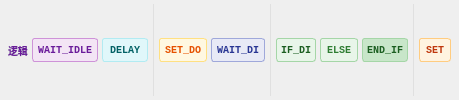
            <widget class="QFrame" name="progInstrBar2">
             <property name="minimumSize">
              <size>
               <width>0</width>
               <height>34</height>
              </size>
             </property>
             <property name="styleSheet">
              <string>QFrame#progInstrBar2{background:#ffffff;border:1px solid #d0d5dd;border-radius:6px;}</string>
             </property>
             <layout class="QHBoxLayout" name="progInstrBar2Layout">
              <property name="spacing">
               <number>4</number>
              </property>
              <property name="leftMargin">
               <number>8</number>
              </property>
              <property name="topMargin">
               <number>4</number>
              </property>
              <property name="rightMargin">
               <number>8</number>
              </property>
              <property name="bottomMargin">
               <number>4</number>
              </property>
              <item>
               <widget class="QLabel" name="label_101">
                <property name="styleSheet">
                 <string>color:#6a1b9a;font-size:10px;font-weight:bold;border:none;background:transparent;</string>
                </property>
                <property name="text">
                 <string>逻辑</string>
                </property>
               </widget>
              </item>
              <item>
               <widget class="QPushButton" name="btnProgWaitIdle">
                <property name="minimumSize">
                 <size>
                  <width>62</width>
                  <height>24</height>
                 </size>
                </property>
                <property name="styleSheet">
                 <string>QPushButton{background:#f3e5f5;color:#6a1b9a;border:1px solid #ce93d8;border-radius:3px;padding:2px 5px;font-weight:bold;font-size:10px;font-family:Consolas;}QPushButton:hover{background:#e1bee7;}</string>
                </property>
                <property name="text">
                 <string>WAIT_IDLE</string>
                </property>
               </widget>
              </item>
              <item>
               <widget class="QPushButton" name="btnProgDelay">
                <property name="minimumSize">
                 <size>
                  <width>46</width>
                  <height>24</height>
                 </size>
                </property>
                <property name="styleSheet">
                 <string>QPushButton{background:#e0f7fa;color:#006064;border:1px solid #b2ebf2;border-radius:3px;padding:2px 5px;font-weight:bold;font-size:10px;font-family:Consolas;}QPushButton:hover{background:#b2ebf2;}</string>
                </property>
                <property name="text">
                 <string>DELAY</string>
                </property>
               </widget>
              </item>
              <item>
               <widget class="QFrame" name="frame_4">
                <property name="styleSheet">
                 <string>color:#e0e0e0;</string>
                </property>
                <property name="frameShape">
                 <enum>QFrame::Shape::VLine</enum>
                </property>
               </widget>
              </item>
              <item>
               <widget class="QPushButton" name="btnProgSetDO">
                <property name="minimumSize">
                 <size>
                  <width>48</width>
                  <height>24</height>
                 </size>
                </property>
                <property name="styleSheet">
                 <string>QPushButton{background:#fff8e1;color:#e65100;border:1px solid #ffe082;border-radius:3px;padding:2px 5px;font-weight:bold;font-size:10px;font-family:Consolas;}QPushButton:hover{background:#ffecb3;}</string>
                </property>
                <property name="text">
                 <string>SET_DO</string>
                </property>
               </widget>
              </item>
              <item>
               <widget class="QPushButton" name="btnProgWaitDI">
                <property name="minimumSize">
                 <size>
                  <width>52</width>
                  <height>24</height>
                 </size>
                </property>
                <property name="styleSheet">
                 <string>QPushButton{background:#e8eaf6;color:#283593;border:1px solid #9fa8da;border-radius:3px;padding:2px 5px;font-weight:bold;font-size:10px;font-family:Consolas;}QPushButton:hover{background:#c5cae9;}</string>
                </property>
                <property name="text">
                 <string>WAIT_DI</string>
                </property>
               </widget>
              </item>
              <item>
               <widget class="QFrame" name="frame_5">
                <property name="styleSheet">
                 <string>color:#e0e0e0;</string>
                </property>
                <property name="frameShape">
                 <enum>QFrame::Shape::VLine</enum>
                </property>
               </widget>
              </item>
              <item>
               <widget class="QPushButton" name="btnProgIfDI">
                <property name="minimumSize">
                 <size>
                  <width>40</width>
                  <height>24</height>
                 </size>
                </property>
                <property name="styleSheet">
                 <string>QPushButton{background:#e8f5e9;color:#1b5e20;border:1px solid #a5d6a7;border-radius:3px;padding:2px 4px;font-weight:bold;font-size:10px;font-family:Consolas;}QPushButton:hover{background:#c8e6c9;}</string>
                </property>
                <property name="text">
                 <string>IF_DI</string>
                </property>
               </widget>
              </item>
              <item>
               <widget class="QPushButton" name="btnProgElse">
                <property name="minimumSize">
                 <size>
                  <width>38</width>
                  <height>24</height>
                 </size>
                </property>
                <property name="styleSheet">
                 <string>QPushButton{background:#e8f5e9;color:#2e7d32;border:1px solid #a5d6a7;border-radius:3px;padding:2px 4px;font-weight:bold;font-size:10px;font-family:Consolas;}QPushButton:hover{background:#c8e6c9;}</string>
                </property>
                <property name="text">
                 <string>ELSE</string>
                </property>
               </widget>
              </item>
              <item>
               <widget class="QPushButton" name="btnProgEndIf">
                <property name="minimumSize">
                 <size>
                  <width>46</width>
                  <height>24</height>
                 </size>
                </property>
                <property name="styleSheet">
                 <string>QPushButton{background:#c8e6c9;color:#1b5e20;border:1px solid #a5d6a7;border-radius:3px;padding:2px 4px;font-weight:bold;font-size:10px;font-family:Consolas;}QPushButton:hover{background:#a5d6a7;}</string>
                </property>
                <property name="text">
                 <string>END_IF</string>
                </property>
               </widget>
              </item>
              <item>
               <widget class="QFrame" name="frame_6">
                <property name="styleSheet">
                 <string>color:#e0e0e0;</string>
                </property>
                <property name="frameShape">
                 <enum>QFrame::Shape::VLine</enum>
                </property>
               </widget>
              </item>
              <item>
               <widget class="QPushButton" name="btnProgSet">
                <property name="minimumSize">
                 <size>
                  <width>32</width>
                  <height>24</height>
                 </size>
                </property>
                <property name="styleSheet">
                 <string>QPushButton{background:#fff3e0;color:#bf360c;border:1px solid #ffcc80;border-radius:3px;padding:2px 4px;font-weight:bold;font-size:10px;font-family:Consolas;}QPushButton:hover{background:#ffe0b2;}</string>
                </property>
                <property name="text">
                 <string>SET</string>
                </property>
               </widget>
              </item>
              <item>
               <spacer name="progInstrSpacer2">
                <property name="orientation">
                 <enum>Qt::Orientation::Horizontal</enum>
                </property>
                <property name="sizeHint" stdset="0">
                 <size>
                  <width>0</width>
                  <height>0</height>
                 </size>
                </property>
               </spacer>
              </item>
             </layout>
            </widget>
